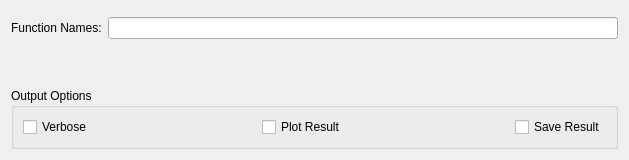
<?xml version="1.0" encoding="UTF-8"?>
<ui version="4.0">
 <class>MolDyn</class>
 <widget class="QWidget" name="MolDyn">
  <property name="geometry">
   <rect>
    <x>0</x>
    <y>0</y>
    <width>629</width>
    <height>160</height>
   </rect>
  </property>
  <property name="windowTitle">
   <string>Form</string>
  </property>
  <layout class="QVBoxLayout" name="verticalLayout">
   <item>
    <layout class="QGridLayout" name="gridLayout">
     <item row="0" column="0" colspan="2">
      <widget class="MantidQt::MantidWidgets::MWRunFiles" name="mwRun">
       <property name="sizePolicy">
        <sizepolicy hsizetype="Preferred" vsizetype="Fixed">
         <horstretch>0</horstretch>
         <verstretch>0</verstretch>
        </sizepolicy>
       </property>
       <property name="label" stdset="0">
        <string>Run: </string>
       </property>
      </widget>
     </item>
     <item row="1" column="0">
      <widget class="QLabel" name="lblFunctionNames">
       <property name="sizePolicy">
        <sizepolicy hsizetype="Preferred" vsizetype="Fixed">
         <horstretch>0</horstretch>
         <verstretch>0</verstretch>
        </sizepolicy>
       </property>
       <property name="text">
        <string>Function Names:</string>
       </property>
      </widget>
     </item>
     <item row="1" column="1">
      <widget class="QLineEdit" name="leFunctionNames"/>
     </item>
    </layout>
   </item>
   <item>
    <spacer name="verticalSpacer">
     <property name="orientation">
      <enum>Qt::Vertical</enum>
     </property>
     <property name="sizeHint" stdset="0">
      <size>
       <width>20</width>
       <height>40</height>
      </size>
     </property>
    </spacer>
   </item>
   <item>
    <widget class="QGroupBox" name="gbOutput">
     <property name="sizePolicy">
      <sizepolicy hsizetype="Preferred" vsizetype="Fixed">
       <horstretch>0</horstretch>
       <verstretch>0</verstretch>
      </sizepolicy>
     </property>
     <property name="title">
      <string>Output Options</string>
     </property>
     <layout class="QHBoxLayout" name="horizontalLayout">
      <item>
       <widget class="QCheckBox" name="chkVerbose">
        <property name="enabled">
         <bool>true</bool>
        </property>
        <property name="text">
         <string>Verbose</string>
        </property>
       </widget>
      </item>
      <item>
       <spacer name="horizontalSpacer_17">
        <property name="orientation">
         <enum>Qt::Horizontal</enum>
        </property>
        <property name="sizeHint" stdset="0">
         <size>
          <width>40</width>
          <height>20</height>
         </size>
        </property>
       </spacer>
      </item>
      <item>
       <widget class="QCheckBox" name="chkPlot">
        <property name="text">
         <string>Plot Result</string>
        </property>
       </widget>
      </item>
      <item>
       <spacer name="horizontalSpacer_18">
        <property name="orientation">
         <enum>Qt::Horizontal</enum>
        </property>
        <property name="sizeHint" stdset="0">
         <size>
          <width>40</width>
          <height>20</height>
         </size>
        </property>
       </spacer>
      </item>
      <item>
       <widget class="QCheckBox" name="chkSave">
        <property name="text">
         <string>Save Result</string>
        </property>
       </widget>
      </item>
     </layout>
    </widget>
   </item>
  </layout>
  <zorder>gbOutput</zorder>
  <zorder>leFunctionNames</zorder>
 </widget>
 <customwidgets>
  <customwidget>
   <class>MantidQt::MantidWidgets::MWRunFiles</class>
   <extends>QWidget</extends>
   <header>MantidQtMantidWidgets/MWRunFiles.h</header>
  </customwidget>
 </customwidgets>
 <resources/>
 <connections/>
</ui>
